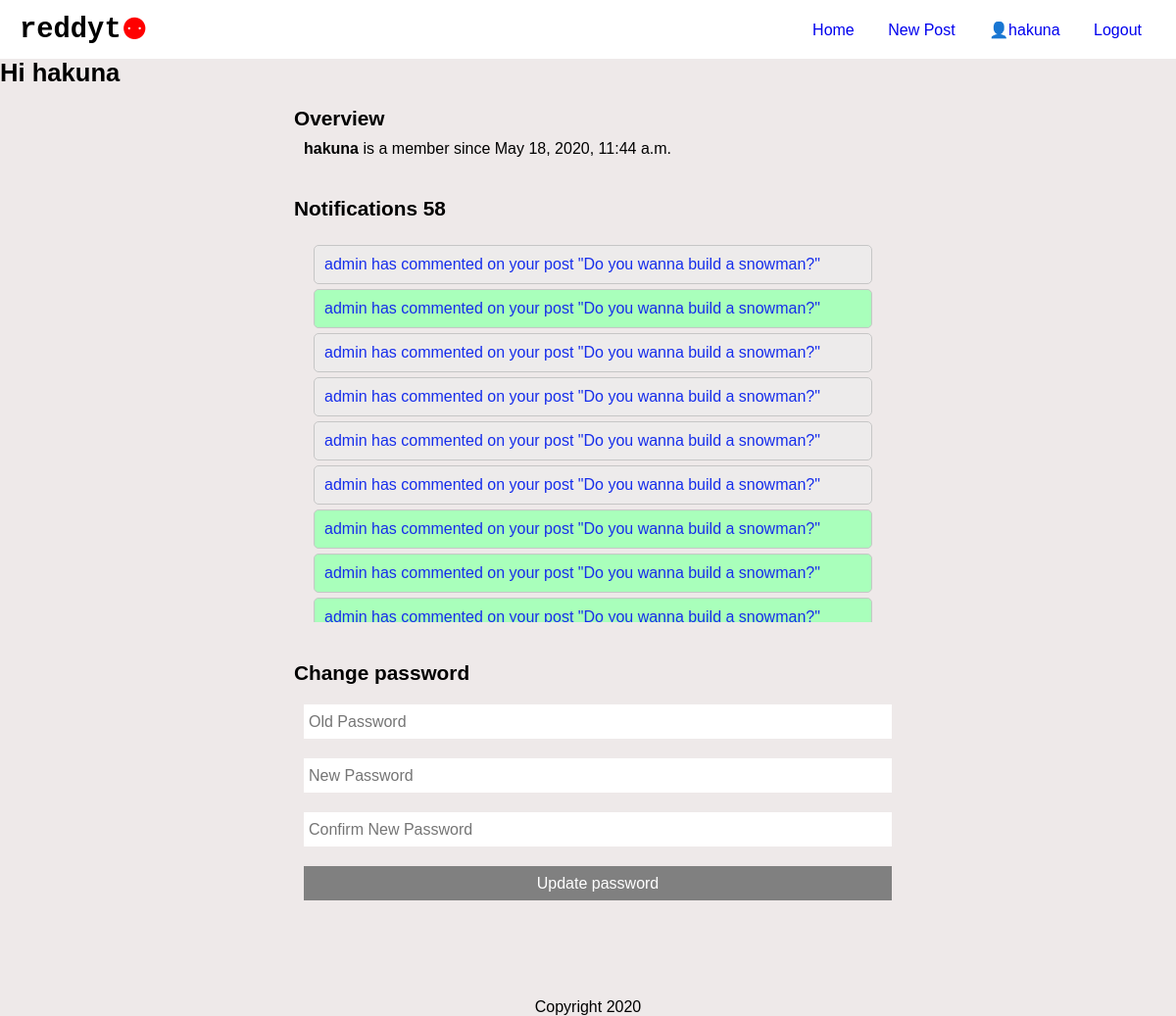
Screenshot of /account/user/ (signed in) with the database file from the repository.
### notification_app/models.py (models this page shows, shortened)
class Notification(models.Model):
    class Meta:
        ordering = ['-created_timestamp']
    COMMENT = 'COMMENT'
    VOTE = 'VOTE'
    NOTIFICATION_CHOICES = (
        (COMMENT, 'commented'),
        (VOTE, 'voted'),
    )
    recipient = models.ForeignKey(
        User, on_delete=models.CASCADE, related_name="user_recipient")
    sender = models.ForeignKey(
        User, on_delete=models.CASCADE, related_name="user_sender")
    post = models.ForeignKey(Post, on_delete=models.CASCADE)
    notification_type = models.CharField(
        max_length=100, choices=NOTIFICATION_CHOICES, default=COMMENT)
    created_timestamp = models.DateTimeField(auto_now_add=True)
    read = models.BooleanField(default=False)
    def __str__(self):
        return f"{self.sender} has {self.get_notification_type_display()} on your post \"{self.post.title}\""

### discussion_app/models.py (models this page shows, shortened)
class Post(models.Model):
    title = models.CharField(max_length=200)
    text = models.TextField()
    user = models.ForeignKey(User, on_delete=models.CASCADE)
    created_timestamp = models.DateTimeField(auto_now_add=True)
    votes = models.IntegerField(default=0)
    class Meta:
        ordering = ['-created_timestamp']

### account_app/views.py (the view)
# urls.py: path('user/', views.user, name="user"),
@login_required
def user(request):
    context = {}
    status_message = None
    if 'status_message' in request.session:
        context["status_message"] = request.session['status_message']
        del request.session['status_message']
    notifications = Notification.objects.filter(recipient=request.user)
    context["notifications"] = notifications
    return render(request, 'account_app/user_page.html', context)

### templates/account_app/user_page.html (shortened to what this page needs)
{% extends 'base.html' %} {% block title %}Login{% endblock title %}
{% block content %}
<div id="user-profile" class="account-page">
    <h1>Hi {{ user.get_username }}</h1>
    <section>
        <h3>Overview</h3>
        <p><strong>{{user.get_username}}</strong> is a member since {{user.date_joined}}</p>
    </section>
    <section>
        <h3>Notification{{notifications.count|pluralize}} {{notifications.count}} </h3>
        {% if notifications.count %}
            <div class="notification-list">
                {% for notification in notifications %}
                    <div class="notif-item {{ notification.read|yesno:",unread" }}">
                        <a href="{% url "notification_app:mark_as_read_and_redir" notification.id %}">{{notification}}</a>
                    </div>
                {% endfor %}
            </div>
        {% else %}
            <p>There are no notifications</p>
        {% endif %}
    </section>
    <section>
        <h3>Change password</h3>
        <form action="{% url "account_app:update_password" %}" method="POST">
                <input type="password" name="old_password" placeholder="Old Password">
                <input type="password" name="new_password1" placeholder="New Password">
                <input type="password" name="new_password2" placeholder="Confirm New Password">
                <button>Update password</button>
        </form>
    </section>
</div>
{% endblock content%}

### templates/base.html (shortened to what this page needs)
<!DOCTYPE html>
<html lang="en">
  <head>
    {% load static %} <link rel="stylesheet" href="{% static "global/css/main.css" %}" />
  </head>
  <body>
    <header>
    <p class="logo">reddyt</p>
      <nav>
        <ul>
          <li>
            <a href="{% url 'discussion_app:index' %}">Home</a>
            {% if user.is_authenticated %}
              <a href="{% url 'discussion_app:new_post' %}">New Post</a>
              <a href="{% url 'account_app:user' %}">&#128100;{{ user.get_username }}</a>
              <a href="{% url "account_app:logout" %}">Logout</a>
            {% else %}
              <a href="{% url 'account_app:login' %}">Login</a>
              <a href="{% url 'account_app:sign_up'  %}">Signup</a>
            {% endif %}
          </li>
        </ul>
      </nav>
    </header>
    {% block content %}{% endblock %}
    {% load static %}
  </body>
  <footer>
    <p>Copyright 2020</p>
  </footer>
</html>

### static/css/main.css (style rules this page uses)
*, *:before, *:after { padding: 0px; margin: 0px; font-family: sans-serif; box-sizing: border-box; font-size: 16px; }
body { background: #eee9e9; width: 100vw; max-width: 100%; }
h1 { font-size: 1.6rem; }
h3 { font-size: 1.3rem; }
header { width: 100%; height: 60px; background: white; display: flex; justify-content: space-between; align-items: center; padding: 0px 20px; }
header .logo { font-size: 1.8rem; font-family: courier; font-weight: bold; display: flex; justify-content: center; align-items: center; }
header .logo:after { content: "\2689"; display: block; font-size: 1.8rem; color: red; }
header nav ul, header nav li, header nav a { list-style-type: none; text-decoration: none; }
header nav a { padding: 10px 15px; position: relative; }
form { display: flex; flex-direction: column; width: 70vw; max-width: 600px; margin: 0 auto; }
form input, form button { margin: 10px 0px; height: 35px; border: none; padding-left: 5px; }
form button, form input[type="submit"] { padding-left: 0px; background: gray; color: white; cursor: pointer; }
#user-profile h3 { margin-bottom: 10px; margin-left: -10px; }
#user-profile section { width: 70vw; max-width: 600px; margin: 20px auto 40px auto; padding-left: 10px; }
#user-profile .notification-list { max-height: 400px; overflow-y: auto; padding: 10px; }
#user-profile .notif-item { border: 1px solid #c6c6c6; padding: 10px; border-radius: 5px; background: #edebeb; margin: 5px 0px; }
#user-profile .notif-item.unread { background: #a9ffbb; }
#user-profile .notif-item a { color: #162deb; text-decoration: none; }
footer { padding-top: 50px; width: 100%; height: 30px; display: flex; justify-content: center; }

### rows the page displays
Notification: sender+notification_type+post "admin has commented on your post \"Do you wanna build a snowman?\""
Notification: sender+notification_type+post "admin has commented on your post \"Do you wanna build a snowman?\""
Notification: sender+notification_type+post "admin has commented on your post \"Do you wanna build a snowman?\""
Notification: sender+notification_type+post "admin has commented on your post \"Do you wanna build a snowman?\""
Notification: sender+notification_type+post "admin has commented on your post \"Do you wanna build a snowman?\""
Notification: sender+notification_type+post "admin has commented on your post \"Do you wanna build a snowman?\""
Notification: sender+notification_type+post "admin has commented on your post \"Do you wanna build a snowman?\""
Notification: sender+notification_type+post "admin has commented on your post \"Do you wanna build a snowman?\""
Notification: sender+notification_type+post "admin has commented on your post \"Do you wanna build a snowman?\""

### other values shown
{{ user.get_username }} "hakuna"
{{ user.date_joined }} "May 18, 2020, 11:44 a.m."
{{ notifications.count }} "58"
